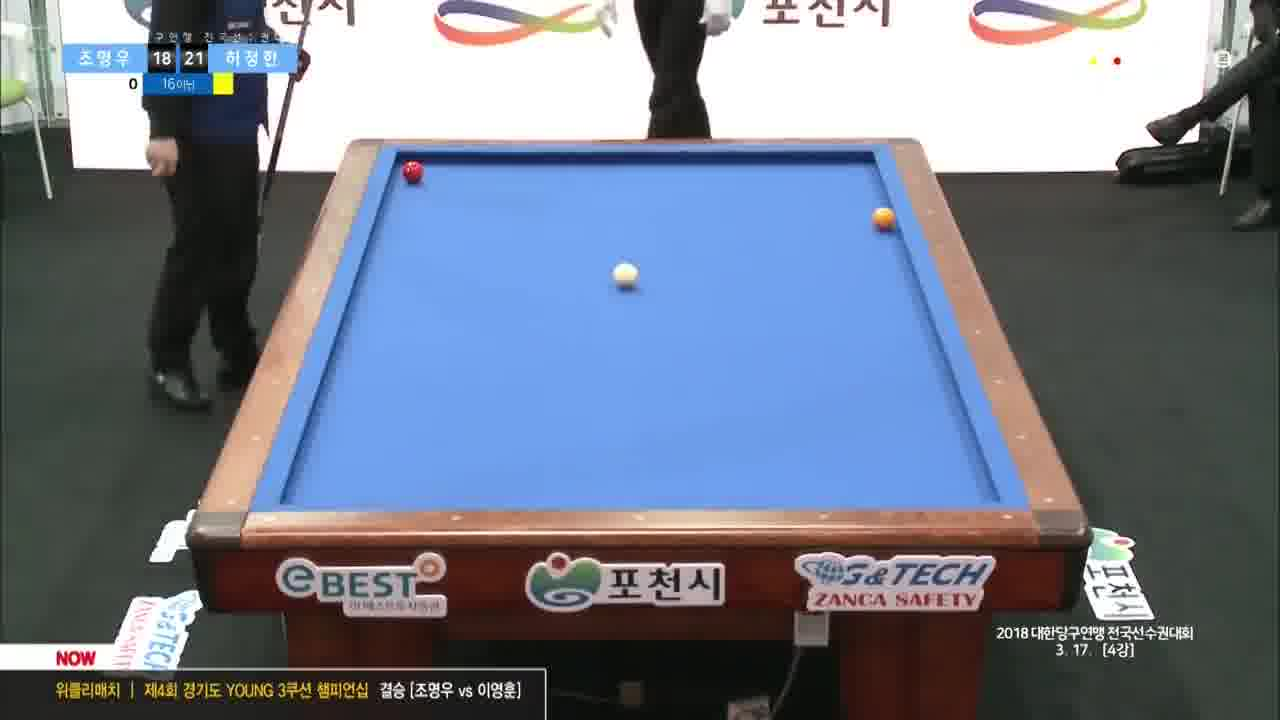
//> input picture color_detection/212.jpg, 1280 x 720 px
$ ./main   (built with g++ and OpenCV 4)
//> lines starting //> are read from the running program, lines starting //| are printed output that depends on the picture; after the words box and inside, x2 and y2 are one past the last pixel; in counts of white or black regions, pixels touching at a corner belong together
#include <iostream>
#include "opencv2/highgui/highgui.hpp"
#include "opencv2/imgproc/imgproc.hpp"

using namespace cv;
using namespace std;

int main()
{
	Mat scr = imread("212.jpg", 1);
//> scr is the input picture: 720 rows x 1280 cols, CV_8UC3; mean B, G, R 137.8, 122.5, 114.7
	namedWindow("Control", CV_WINDOW_AUTOSIZE); //create a window called "Control"

	int iLowH = 0;
	int iHighH = 179;

	int iLowS = 0;
	int iHighS = 255;

	int iLowV = 0;
	int iHighV = 255;

	//Create trackbars in "Control" window
	cvCreateTrackbar("LowH", "Control", &iLowH, 179); //Hue (0 - 179)
//> slider 'LowH' is set to 35
	cvCreateTrackbar("HighH", "Control", &iHighH, 179);

	cvCreateTrackbar("LowS", "Control", &iLowS, 255); //Saturation (0 - 255)
//> slider 'LowS' is set to 51
	cvCreateTrackbar("HighS", "Control", &iHighS, 255);

	cvCreateTrackbar("LowV", "Control", &iLowV, 255);//Value (0 - 255)
//> slider 'LowV' is set to 51
	cvCreateTrackbar("HighV", "Control", &iHighV, 255);

	while (true)
	{
		Mat imgOriginal = scr.clone();

		// [7 lines of commented-out code are left out]

		Mat imgHSV;

		cvtColor(imgOriginal, imgHSV, COLOR_BGR2HSV); //Convert the captured frame from BGR to HSV
//> imgHSV: 720 rows x 1280 cols, CV_8UC3; mean H, S, V 61.8, 68.9, 148.3

		Mat imgThresholded;

		inRange(imgHSV, Scalar(iLowH, iLowS, iLowV), Scalar(iHighH, iHighS, iHighV), imgThresholded); //Threshold the image
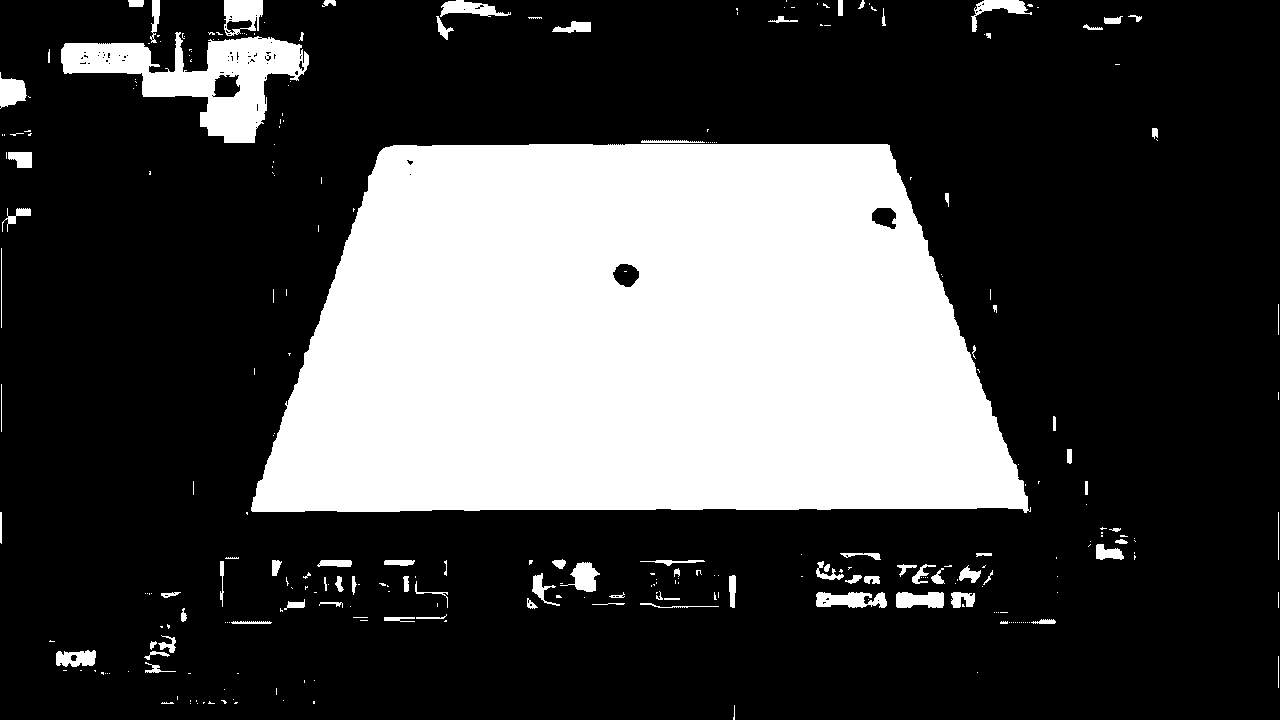
//> imgThresholded: 720 rows x 1280 cols, CV_8UC1; 28.1% white; 296 white regions (203 under 20 px), largest, box (x1, y1, x2, y2) and area: (251, 144, 1031, 513) 234494, (61, 32, 309, 143) 11099, (224, 0, 263, 36) 947

																									  //morphological opening (removes small objects from the foreground)
		erode(imgThresholded, imgThresholded, getStructuringElement(MORPH_ELLIPSE, Size(5, 5)));
		dilate(imgThresholded, imgThresholded, getStructuringElement(MORPH_ELLIPSE, Size(5, 5)));

		//morphological closing (removes small holes from the foreground)
		dilate(imgThresholded, imgThresholded, getStructuringElement(MORPH_ELLIPSE, Size(5, 5)));
		erode(imgThresholded, imgThresholded, getStructuringElement(MORPH_ELLIPSE, Size(5, 5)));
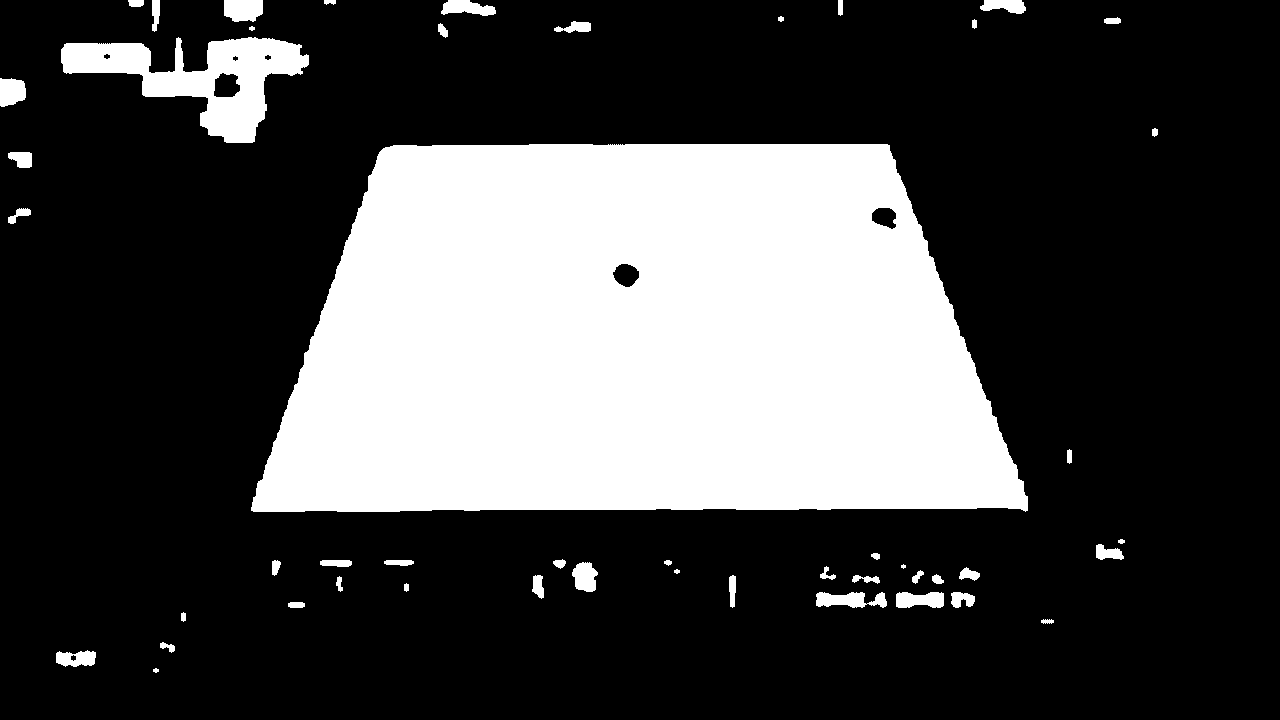
//> imgThresholded: 720 rows x 1280 cols, CV_8UC1; 27.6% white; 49 white regions (1 under 20 px), largest, box (x1, y1, x2, y2) and area: (251, 144, 1028, 512) 234488, (61, 37, 309, 143) 10995, (816, 592, 887, 608) 779

		imshow("Thresholded Image", imgThresholded); //show the thresholded image
		imshow("Original", imgOriginal); //show the original image
		if (waitKey(30) == 27) //wait for 'esc' key press for 30ms. If 'esc' key is pressed, break loop
//> the Esc key is pressed
		{
			cout << "esc key is pressed by user" << endl;
			break;
		}
	}

	return 0;
}

$ run again, with color_detection/063.jpg copied over color_detection/212.jpg
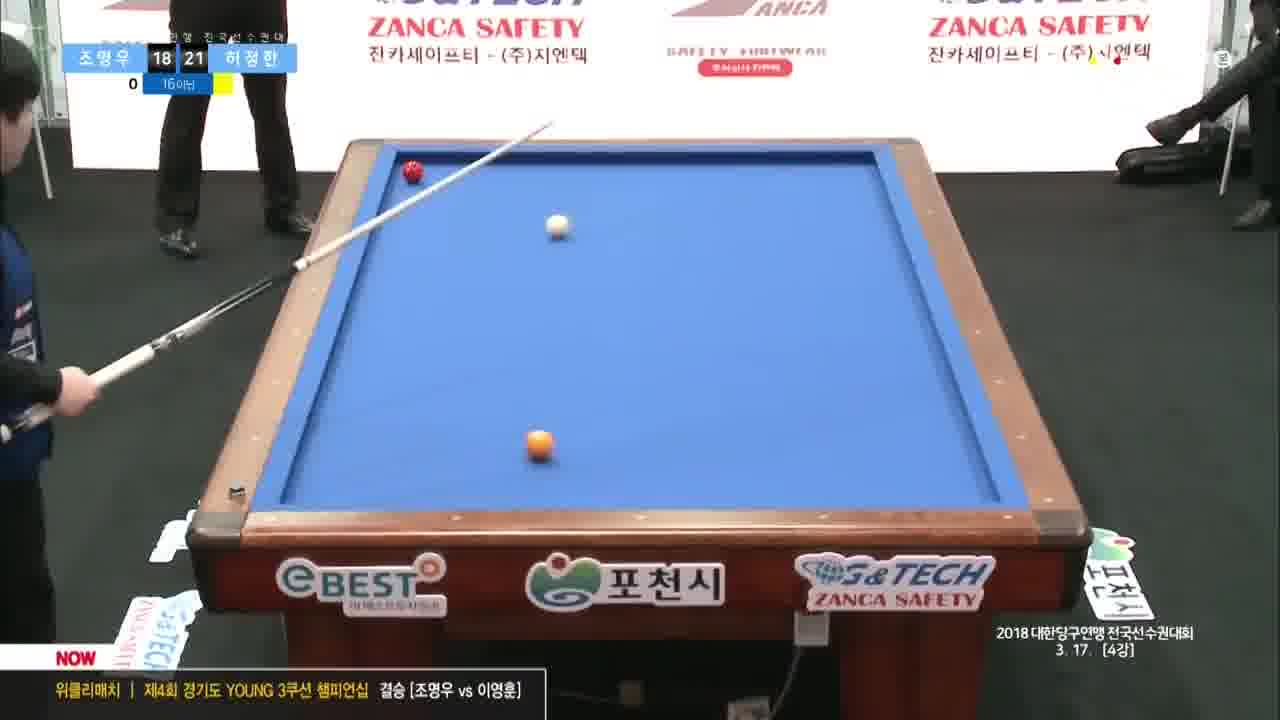
//> input picture color_detection/063.jpg, 1280 x 720 px
//> scr is the input picture: 720 rows x 1280 cols, CV_8UC3; mean B, G, R 139.7, 124.5, 117.6
//> imgHSV: 720 rows x 1280 cols, CV_8UC3; mean H, S, V 62.4, 68.3, 150.3
//> `inRange(imgHSV, Scalar(iLowH, iLowS, iLowV), Scalar(iHighH, iHighS, iH..`:
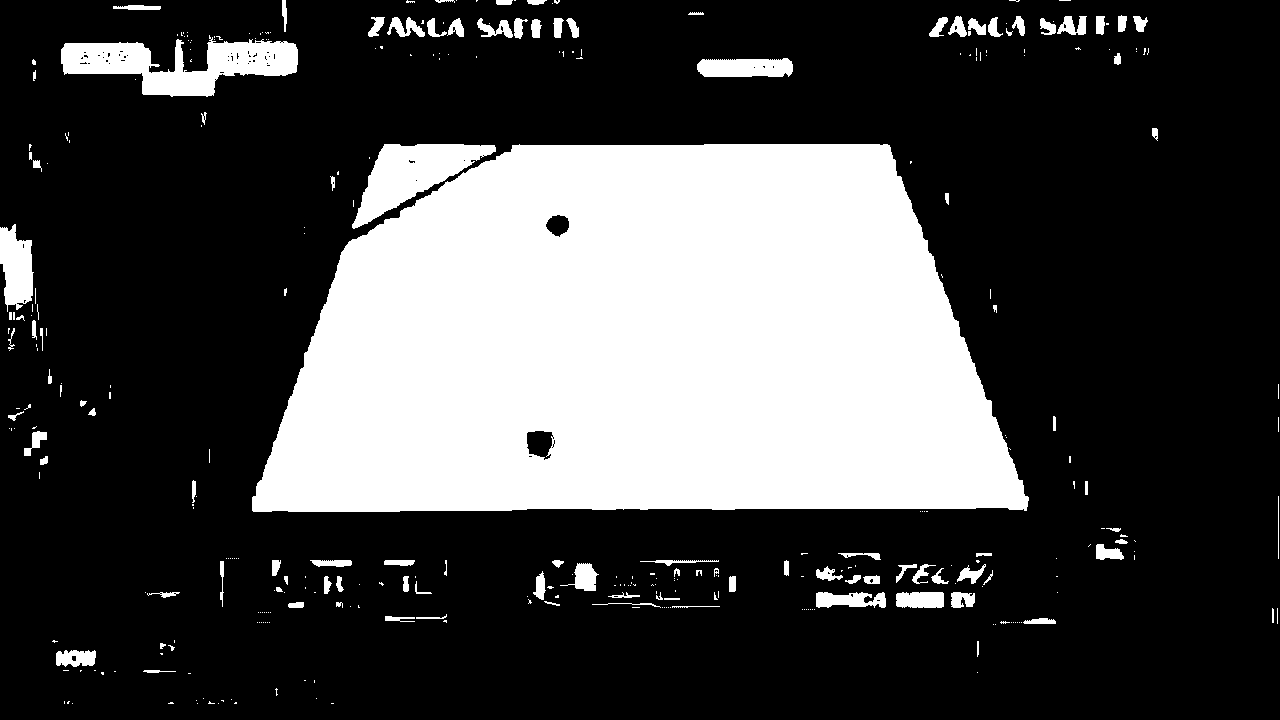
//> imgThresholded: 720 rows x 1280 cols, CV_8UC1; 28% white; 354 white regions (246 under 20 px), largest, box (x1, y1, x2, y2) and area: (252, 144, 1029, 512) 227651, (61, 35, 298, 97) 7552, (352, 144, 496, 229) 5418
//> `erode(imgThresholded, imgThresholded, getStructuringElement(MORPH_ELLI..`:
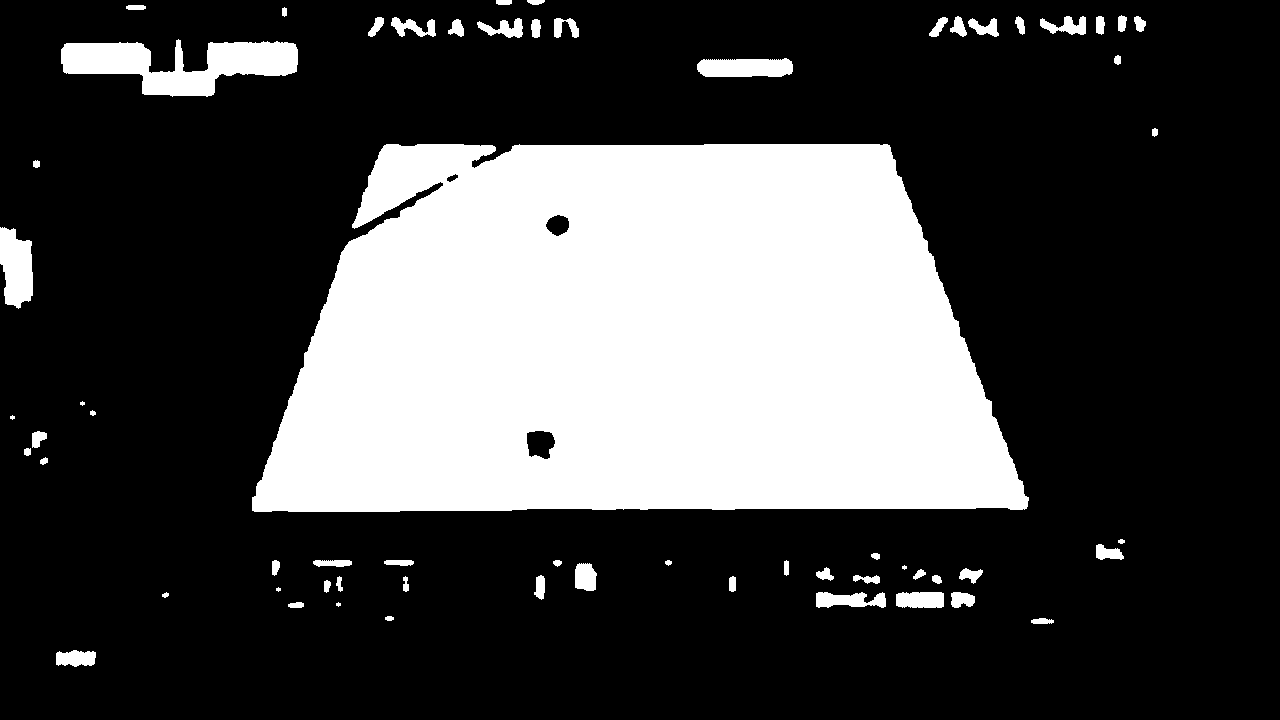
//> imgThresholded: 720 rows x 1280 cols, CV_8UC1; 27.6% white; 62 white regions (5 under 20 px), largest, box (x1, y1, x2, y2) and area: (252, 144, 1029, 512) 233096, (61, 39, 298, 97) 7559, (0, 227, 33, 309) 2063

$ run again, with color_detection/146.jpg copied over color_detection/212.jpg
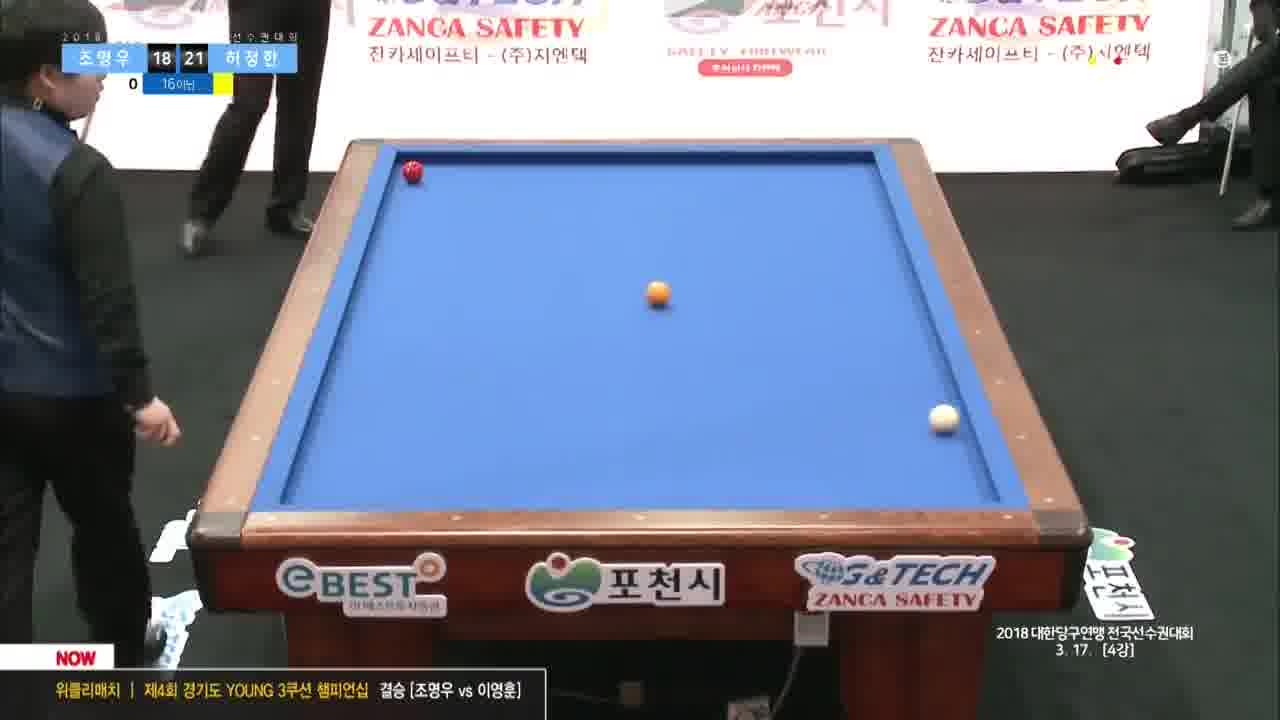
//> input picture color_detection/146.jpg, 1280 x 720 px
//> scr is the input picture: 720 rows x 1280 cols, CV_8UC3; mean B, G, R 136.3, 120.2, 113.6
//> imgHSV: 720 rows x 1280 cols, CV_8UC3; mean H, S, V 63.6, 69.9, 146.8
//> `inRange(imgHSV, Scalar(iLowH, iLowS, iLowV), Scalar(iHighH, iHighS, iH..`:
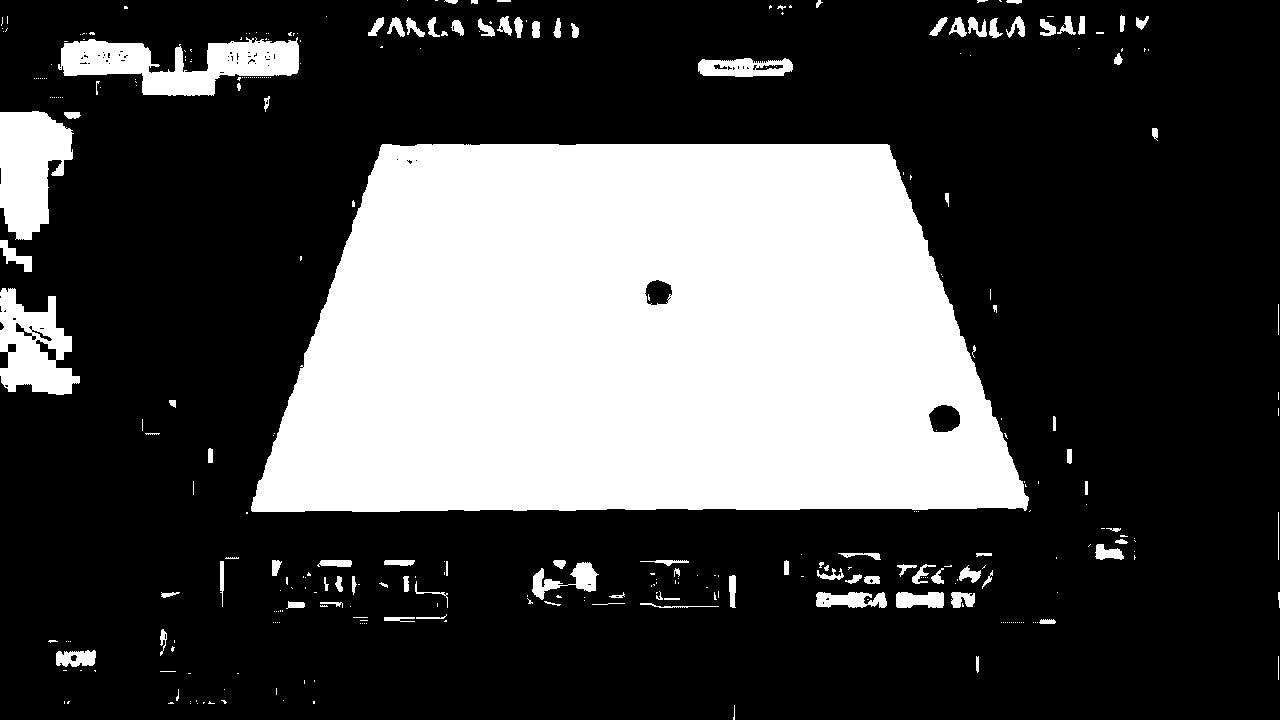
//> imgThresholded: 720 rows x 1280 cols, CV_8UC1; 29.1% white; 337 white regions (232 under 20 px), largest, box (x1, y1, x2, y2) and area: (251, 144, 1029, 512) 234348, (58, 37, 299, 96) 7741, (0, 111, 74, 240) 6688
//> `erode(imgThresholded, imgThresholded, getStructuringElement(MORPH_ELLI..`:
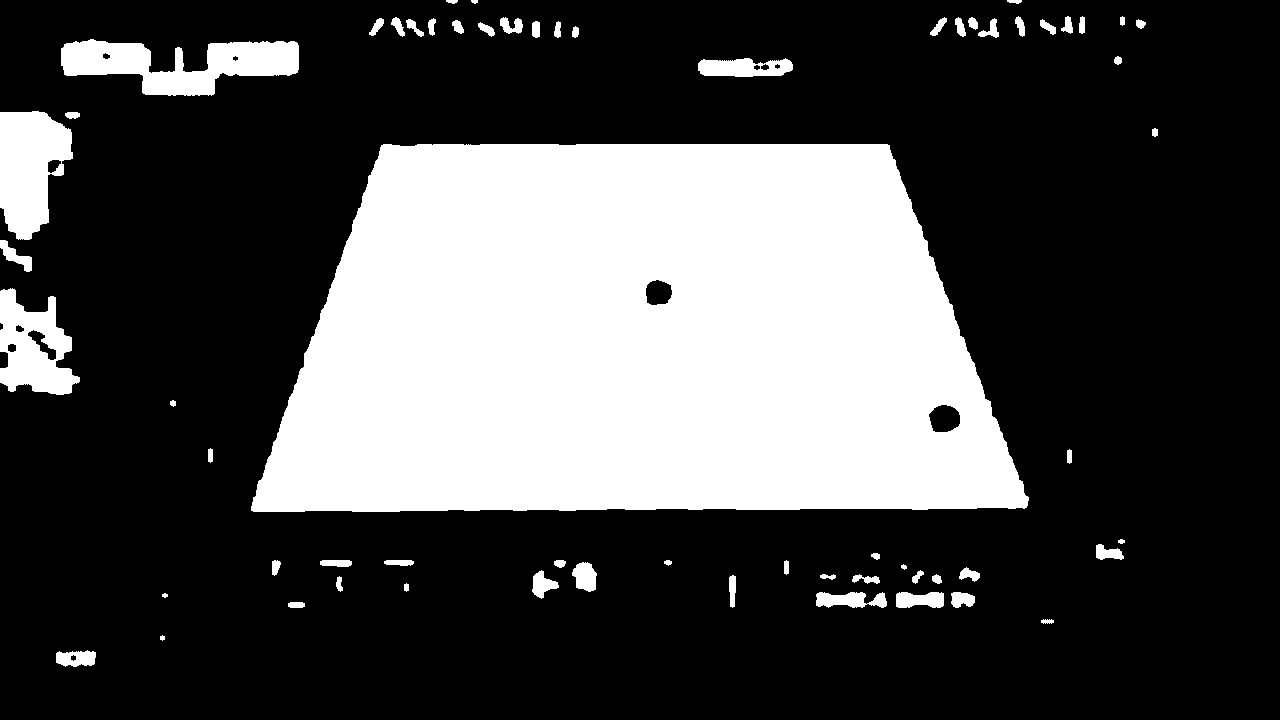
//> imgThresholded: 720 rows x 1280 cols, CV_8UC1; 28.6% white; 63 white regions, largest, box (x1, y1, x2, y2) and area: (251, 144, 1029, 512) 234335, (61, 39, 299, 96) 7685, (0, 111, 73, 240) 6693
